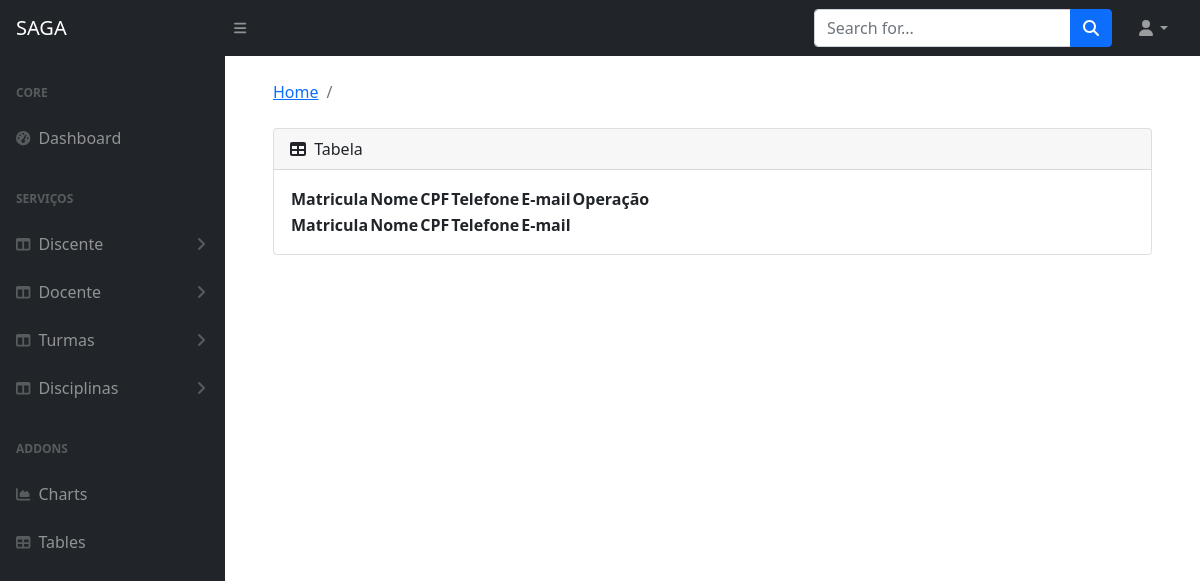
The page /docentes on the database as committed earlier.
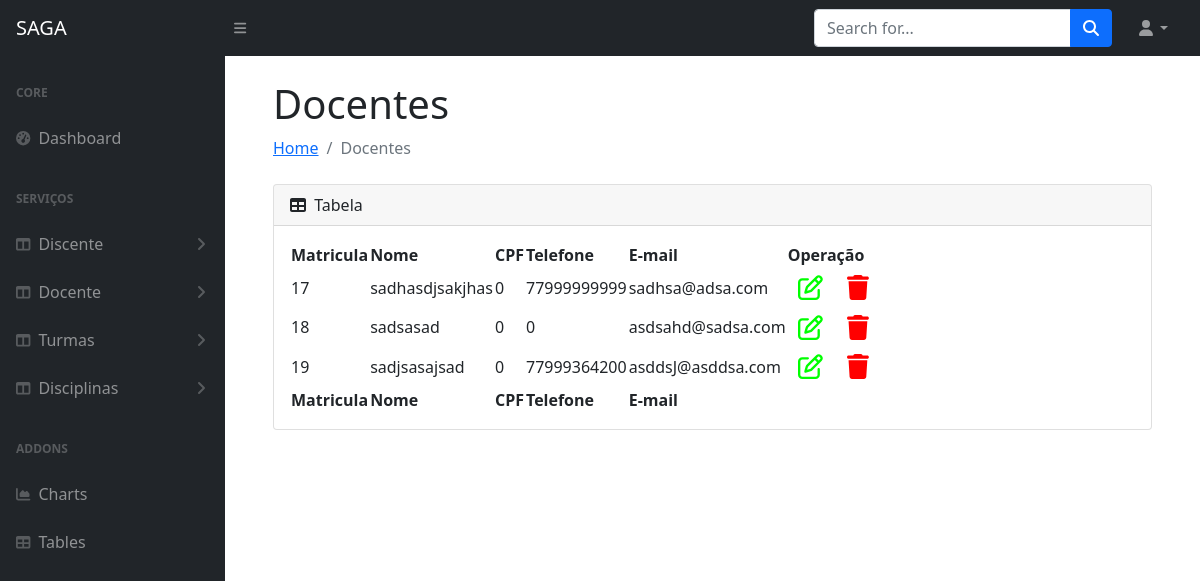
The same page on the database as committed later.
### appacademico/models.py (models this page shows, shortened)
class Usuario(models.Model):
    matricula=models.AutoField(primary_key=True)
    nome = models.CharField(max_length=150)
    cpf = models.IntegerField()
    telefone=models.IntegerField()
    email=models.EmailField(max_length=50)
    class Meta:
        abstract = True

class Professor(Usuario):
    pass

### appacademico/views.py (the view)
# urls.py: path('docentes', views.docentes, name='docentes'),
def docentes(request):
    docente = Professor.objects.all()
    return render(request, 'mostrar_todos.html', {'docente': docente})

### appacademico/templates/mostrar_todos.html (shortened to what this page needs)
{% extends 'index.html' %}
{% load static %}
{% load bootstrap4 %}
{% block h1 %}
{% if docente %}
Docentes
{% elif discente %}
Discentes
{% elif disciplina %}
Disciplinas
{% elif turmas %}
Turmas
{% endif %}
{% endblock %}
{% block li %}
{% if docente %}
Docentes
{% elif discente %}
Discentes
{% elif disciplina %}
Disciplinas
{% elif turmas %}
Turmas
{% endif %}
{% endblock %}
{% block content %}
<div class="card mb-4">
    <div class="card-header">
        <i class="fas fa-table me-1"></i>
        Tabela
    </div>
    <div class="card-body">
        <table id="datatablesSimple">
            <thead>
                {% if turmas %}
                <tr>
                    <th>Código da Turma</th>
                    <th>Disciplinas</th>
                    <th>Operação</th>
                </tr>
                {% else %}
                <tr>
                    <th>Matricula</th>
                    <th>Nome</th>
                    <th>CPF</th>
                    <th>Telefone</th>
                    <th>E-mail</th>
                    <th>Operação</th>
                </tr>
                {% endif %}
            </thead>
            <tfoot>
                <tr>
                    <th>Matricula</th>
                    <th>Nome</th>
                    <th>CPF</th>
                    <th>Telefone</th>
                    <th>E-mail</th>
                </tr>
            </tfoot>
            <tbody>
                {% if docente %}
                {% for professor in docente %}
                <tr>
                    <td>{{professor.matricula}}</td>
                    <td>{{professor.nome}}</td>
                    <td>{{professor.cpf}}</td>
                    <td>{{professor.telefone}}</td>
                    <td>{{professor.email}}</td>
                    <td>
                        <a href="{% url 'editar_docente' professor.matricula %}"
                            style="padding: 10px; color: rgb(0, 255, 0); font-size: 25px;"><i
                                class="fa-regular fa-pen-to-square"></i></a>
                        <a href="{% url 'del_docente' professor.matricula %}"
                            style="padding: 10px; color: rgb(255, 0, 0); font-size: 25px;"><i
                                class="fa-solid fa-trash"></i></a>
                    </td>
                </tr>
                {% endfor %}
                {% endif %}
            </tbody>
        </table>
    </div>
</div>
</div>
</main>
{% endblock %}

Rows that differ between the two databases and show on the page:
added Professor: matricula "17", nome "sadhasdjsakjhas", cpf "0", telefone "77999999999", email "sadhsa@adsa.com"
added Professor: matricula "18", nome "sadsasad", cpf "0", telefone "0", email "asdsahd@sadsa.com"
added Professor: matricula "19", nome "sadjsasajsad", cpf "0", telefone "77999364200", email "asddsJ@asddsa.com"
Other text that changed with them:
text now shown: "Docentes Docentes"
